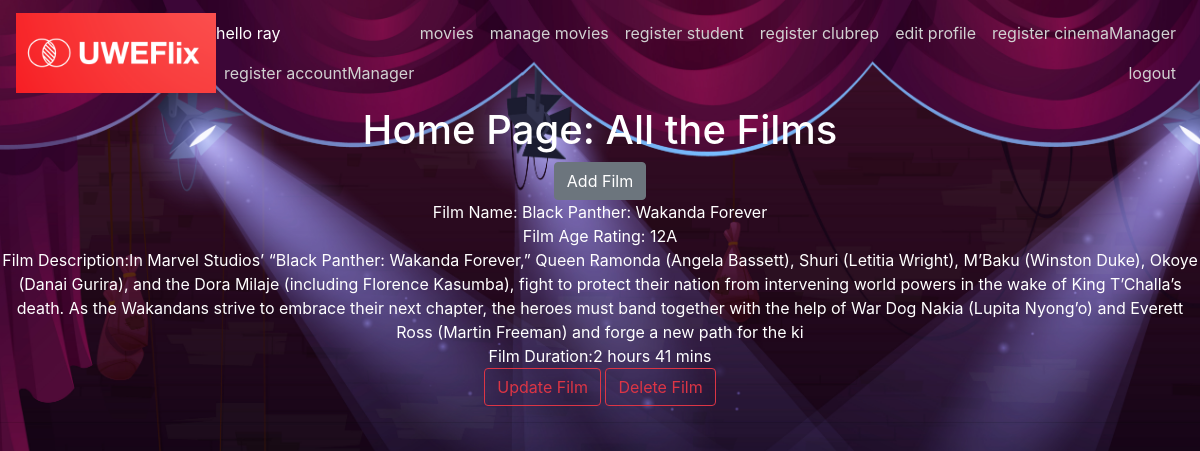
/renfilmhome/ (signed in), run on the app's committed database.
### accounts/models.py (models this page shows)
class User(AbstractUser):
    is_accountmanager= models.BooleanField(default=False)
    is_cinemamanager = models.BooleanField(default=False)
    is_student = models.BooleanField(default=False)
    is_clubrep = models.BooleanField(default=False)
    is_customer = models.BooleanField(default=False)
    first_name = models.CharField(max_length=100)
    last_name = models.CharField(max_length=100)

### cinema/models.py (models this page shows, shortened)
class Movie(models.Model):
    name = models.CharField(max_length=200)
    description = models.CharField(null=True, max_length=1000)
    age_rating = models.CharField(null=True, max_length=50)
    duration = models.CharField( null=True, max_length=50)
    image = models.ImageField(upload_to='covers/', null=True)

### cinema/views.py (the view)
# urls.py: path('renfilmhome/', views.renfilmhome, name = "renfilmhome"),
@login_required
@permission_required("cinema.change_movie")
def renfilmhome(request):
    movie = Movie.objects.all()
    return render(request, 'cinema/home_copy.html', {'movie': movie})

### cinema/templates/cinema/home_copy.html (shortened to what this page needs)
{% extends 'accounts/base.html' %}
{% block content %}
<h1 class="text-white"> Home Page: All the Films </h1>
<button onclick="window.location.href='addfilm/'" class="btn btn-secondary"> Add Film</button>
{% for movie in movie%}
<p class="text-white"> Film Name: {{ movie.name }} <br/>
    Film Age Rating: {{ movie.age_rating }} <br/>
    Film Description:{{ movie.description }} <br/>
    Film Duration:{{ movie.duration }} <br/>
    <button onclick="window.location.href='updatefilm/{{ movie.id }}'" class="btn btn-outline-danger"> Update Film</button>
    <button onclick="window.location.href='delete/{{ movie.id }}'" class="btn btn-outline-danger"> Delete Film</button>
    <hr>
{% endfor %}
{% endblock %}

### accounts/templates/accounts/base.html (shortened to what this page needs)
{% load static %}
<html>
    <head>
        <link rel="stylesheet" href="https://cdn.jsdelivr.net/npm/bootstrap@4.4.1/dist/css/bootstrap.min.css"
>
    </head>
    <body>
        <nav class="navbar navbar-expand-lg navbar-light">
            <a class="navbar-brand" href="/">
                <img src="{% static 'logo.png' %}" alt="UWEFlix" width="200" height="80">
            </a>
            {% if user.is_authenticated %}
            <div class="collapse navbar-collapse" id="navbarNav">
                <ul class="nav navbar-nav">
                    <li class="nav-item">
                        <span class="navbar-text">
                        hello {{request.user.username}}
                        </span>
                    </li>
                    <li class="nav-item">
                        <a class="nav-link" href="/movies">movies</a>
                    </li>
                    {% if user.is_superuser %}
                    <li class="nav-item">
                        <a class="nav-link" href="/renfilmhome">manage movies</a>
                    </li>
                    <li class="nav-item">
                        <a class="nav-link" href="/student_register">register student</a>
                    </li>
                    <li class="nav-item">
                      <a class="nav-link" href="/clubrep_register">register clubrep</a>
                    </li>
                    <li class="nav-item">
                        <a class="nav-link" href="/edit_profile">edit profile</a>
                    </li>
                    <li class="nav-item">
                        <a class="nav-link" href="/cinemamanager_register">register cinemaManager</a>
                    </li>
                    <li class="nav-item">
                        <a class="nav-link" href="/accountmanager_register">register accountManager</a>
                    </li>
                    {% endif %}
                    <li class="nav-item">
                        <a class="nav-link" href="/logout">logout</a>
                    </li>
                </ul>
            </div>
        </nav>
        {% endif %}
        <div id="content" name="content" class="content">
            {% block content %}
            {% endblock %}
        </div>
    </body>
</html>

### accounts/templates/accounts/base.html (style rules this page uses)
.content { text-align: center; }
.navbar { background-color: transparent !important; }
.navbar-brand { font-size: 36px !important; color: rgb(209, 209, 209) !important; margin-right: auto !important; }
.nav-link { color: rgb(209, 209, 209) !important; }
.navbar-nav { margin-left: auto !important; }
.navbar-nav .nav-item:first-child { margin-right: auto !important; }
.navbar-nav .nav-item:last-child { margin-left: auto !important; }
.navbar .navbar-nav .nav-item .navbar-text { margin-right: auto !important; }
.navbar .navbar-nav .nav-item:first-child { margin-right: auto !important; }
.navbar .navbar-nav .nav-item:nth-child(2) { margin-left: 0 !important; }
.navbar .navbar-nav .nav-item .navbar-text { margin-right: auto !important; color: white !important; }
body { background-image: url('/media/covers/background-image.jpg'); background-repeat: no-repeat; background-size: cover; background-attachment: fixed; }

### data on the page
User: user.username "ray"
Movie: name "Black Panther: Wakanda Forever", age_rating "12A", description "In Marvel Studios’ “Black Panther: Wakanda Forever,” Queen Ramonda (Angela Bassett), Shuri (Letitia Wright), M’Baku (Winston Duke), Okoye (Danai Gurira), and the Dora Milaje (including Florence Kasumba), fight to protect their nation from intervening world powers in the wake of King T’Challa’s death. As the Wakandans strive to embrace their next chapter, the heroes must band together with the help of War Dog Nakia (Lupita Nyong’o) and Everett Ross (Martin Freeman) and forge a new path for the ki", duration "2 hours 41 mins"
